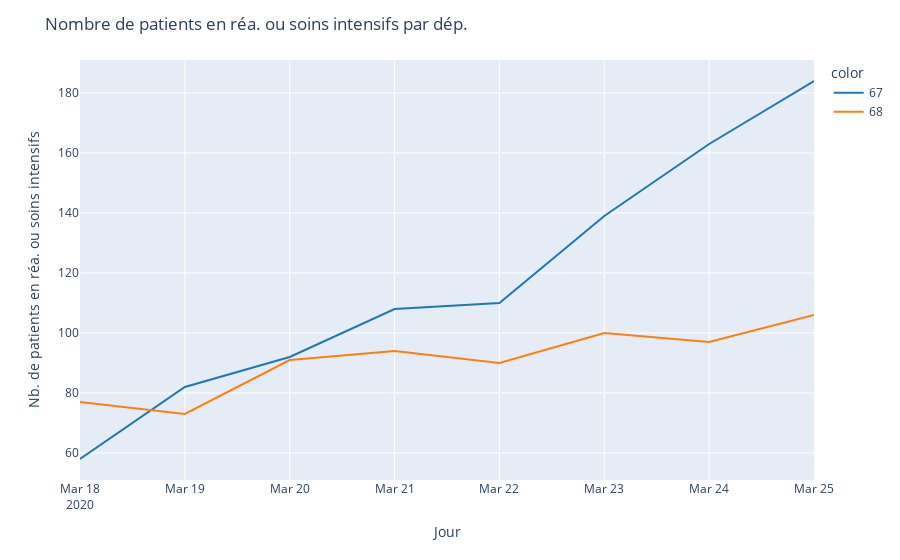

This figure's notebook cell:
### Code cell
df_rhin = df[df["dep"].isin(["67", "68"])]
fig = px.line(x=df_rhin['jour'], y=df_rhin['rea'], color=df_rhin["dep"], color_discrete_sequence=colors)
fig.update_layout(
    title_text='Nombre de patients en réa. ou soins intensifs par dép.'
)
fig.update_xaxes(title="Jour")
fig.update_yaxes(title="Nb. de patients en réa. ou soins intensifs")
fig.show()

### Figure 1 — Plotly figure (JSON) as saved in the notebook; plotly's stock layout.template omitted (floating-point values rounded to 4 significant figures)
{"data": [{"hoverlabel": {"namelength": 0}, "hovertemplate": "color=67<br>x=%{x}<br>y=%{y}", "legendgroup": "67", "line": {"color": "#1F77B4", "dash": "solid"}, "mode": "lines", "name": "67", "showlegend": true, "type": "scatter", "x": ["2020-03-18", "2020-03-19", "2020-03-20", "2020-03-21", "2020-03-22", "2020-03-23", "2020-03-24", "2020-03-25"], "xaxis": "x", "y": [58, 82, 92, 108, 110, 139, 163, 184], "yaxis": "y"}, {"hoverlabel": {"namelength": 0}, "hovertemplate": "color=68<br>x=%{x}<br>y=%{y}", "legendgroup": "68", "line": {"color": "#FF7F0E", "dash": "solid"}, "mode": "lines", "name": "68", "showlegend": true, "type": "scatter", "x": ["2020-03-18", "2020-03-19", "2020-03-20", "2020-03-21", "2020-03-22", "2020-03-23", "2020-03-24", "2020-03-25"], "xaxis": "x", "y": [77, 73, 91, 94, 90, 100, 97, 106], "yaxis": "y"}], "layout": {"legend": {"title": {"text": "color"}, "tracegroupgap": 0}, "margin": {"t": 60}, "title": {"text": "Nombre de patients en réa. ou soins intensifs par dép."}, "xaxis": {"anchor": "y", "domain": [0, 1], "title": {"text": "Jour"}}, "yaxis": {"anchor": "x", "domain": [0, 1], "title": {"text": "Nb. de patients en réa. ou soins intensifs"}}}}
